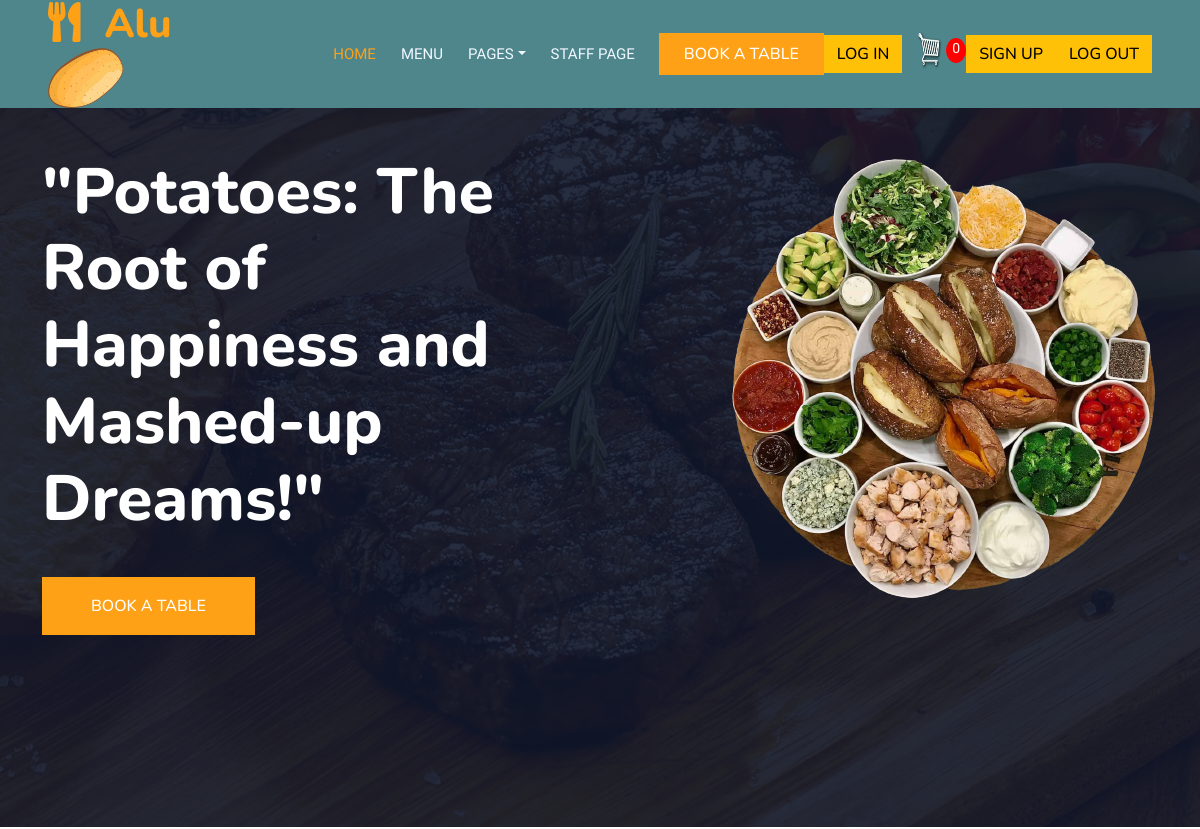
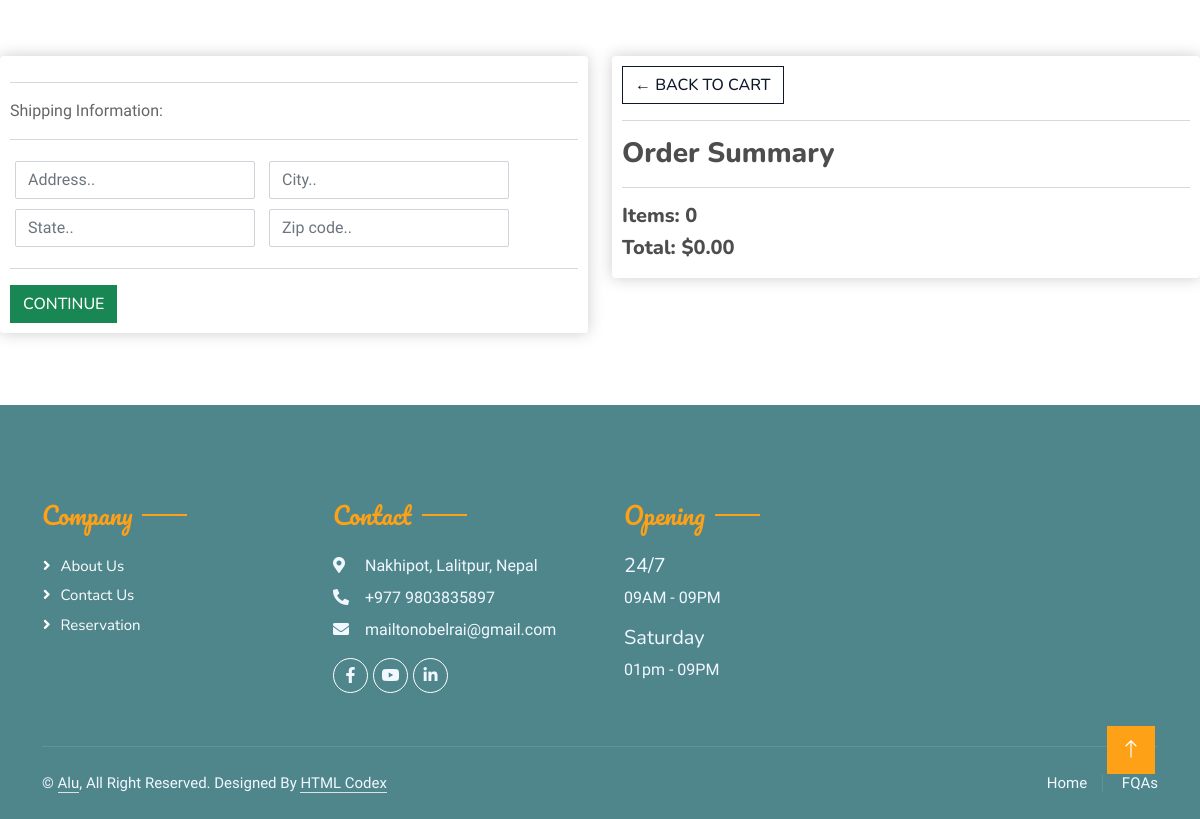
/checkout/ (signed in), run on an earlier commit of the app's database (2 pictures, top to bottom).
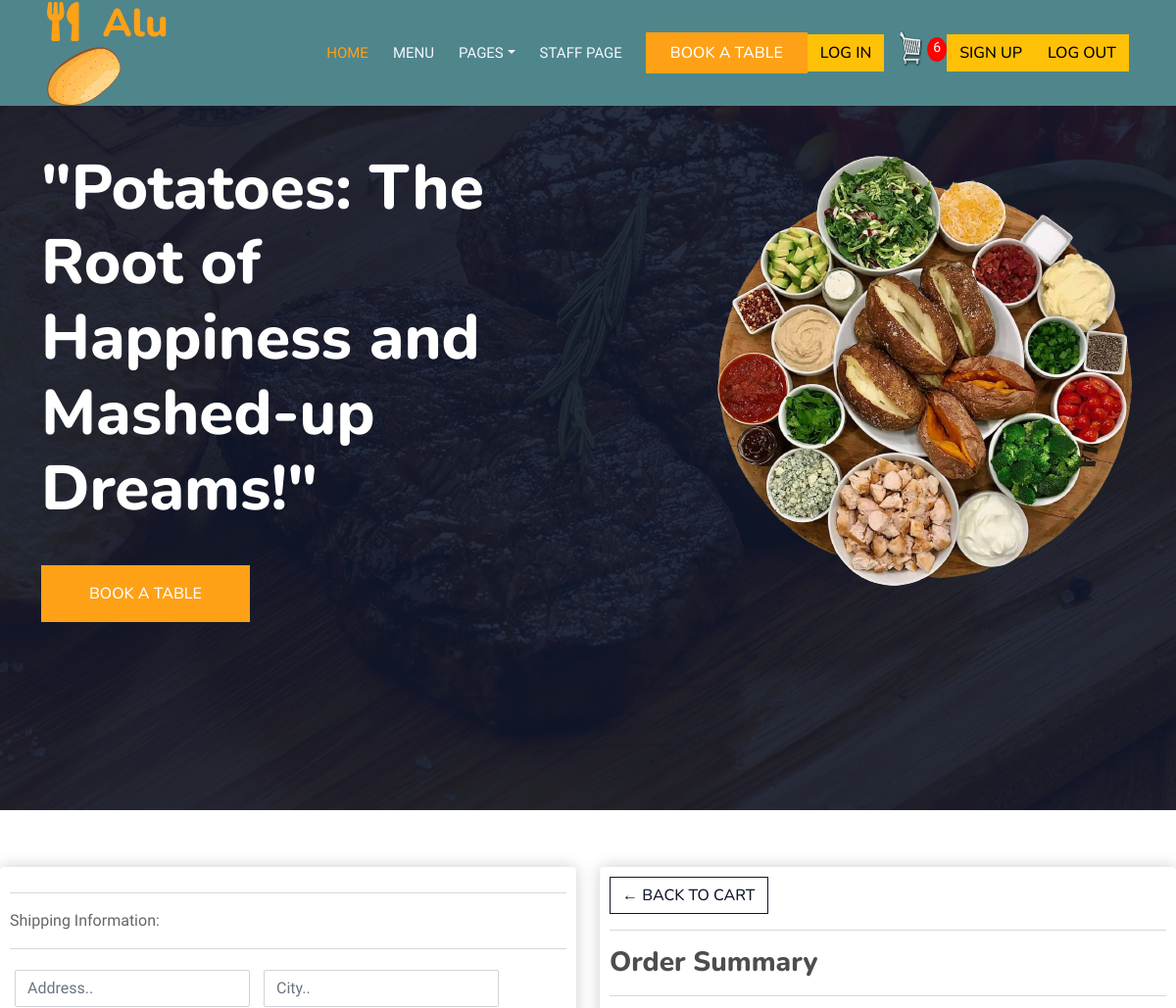
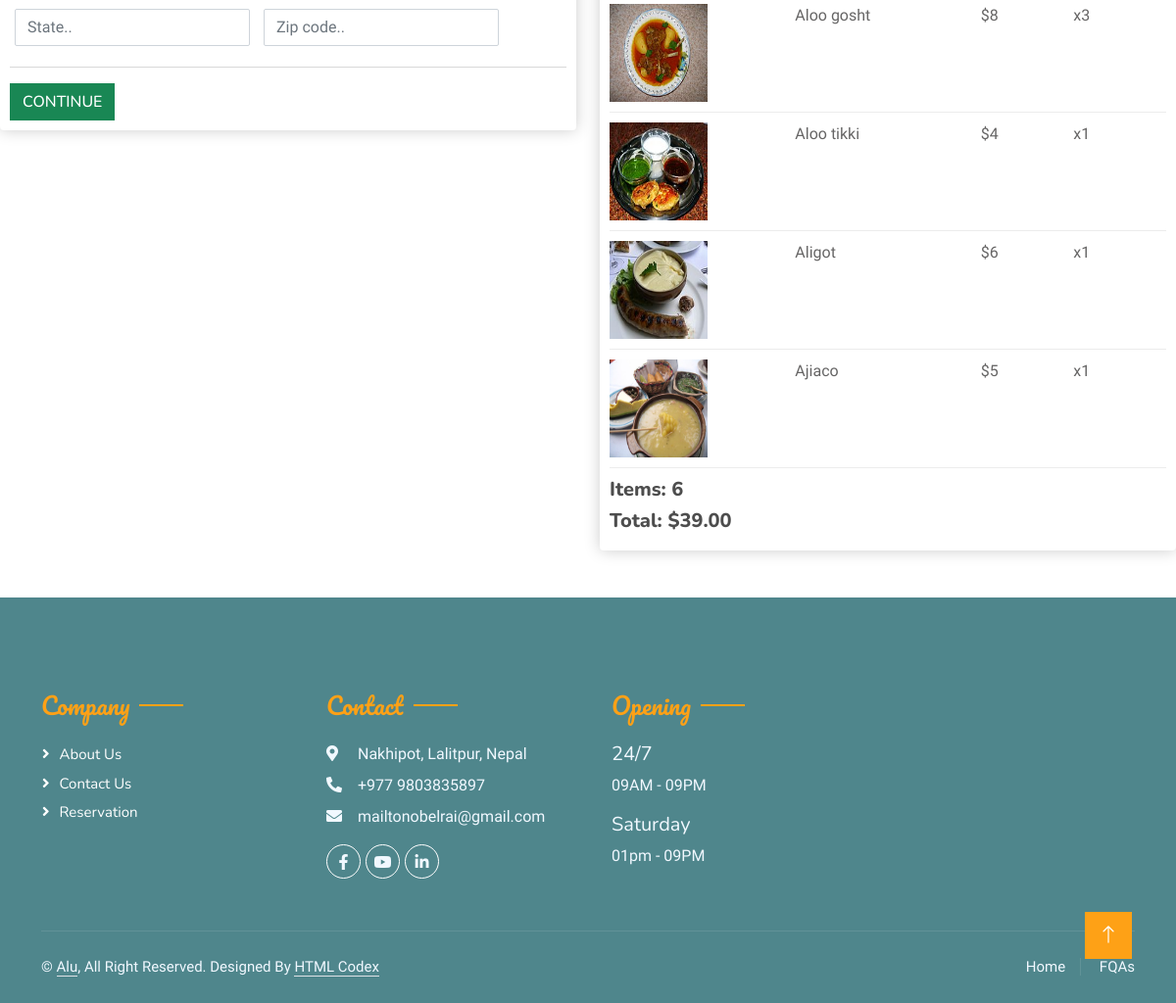
And on a later commit of the database (2 pictures, top to bottom).
### home/models.py (models this page shows, shortened)
class Order(models.Model):
    customer = models.ForeignKey(Customer, on_delete=models.SET_NULL, null=True, blank=True)
    date_ordered = models.DateTimeField(auto_now_add=True)
    complete = models.BooleanField(default=False)
    transaction_id = models.CharField(max_length=100, null=True)
    @property
    def get_cart_total(self):
        order_items = self.orderitem_set.all()
        total = sum([item.get_total for item in order_items])
        return total
    @property
    def get_cart_items(self):
        order_items = self.orderitem_set.all()
        total = sum([item.quantity for item in order_items])
        return total
    @property
    def shipping(self):
        shipping = False
        orderitems = self.orderitem_set.all()
        for i in orderitems:
            if not i.product.digital:
                shipping = True
                break
        return shipping

class OrderItem(models.Model):
    product = models.ForeignKey(Items, on_delete=models.SET_NULL, blank=True, null=True)
    order = models.ForeignKey(Order, on_delete=models.SET_NULL, null=True, blank=True)
    quantity = models.IntegerField(default=0, null=True, blank=True)
    date_added = models.DateTimeField(auto_now_add=True)
    @property
    def get_total(self):
        return self.quantity * self.product.price

class Items(models.Model):
    name = models.CharField(max_length=20)
    price = models.IntegerField()
    image = models.ImageField(null=True, blank=True, upload_to="images/")
    digital = models.BooleanField(default=False)

### home/views.py (the view, shortened to what this page needs)
# urls.py: path("checkout/", checkout, name="checkout"),
def checkout(request):
    if request.user.is_authenticated:
        customer = request.user.customer
        order, created = Order.objects.get_or_create(customer=customer, complete=False)
        items = order.orderitem_set.all()
        cart_items = order.get_cart_items
    context = {"items": items, "order": order, "cart_items":cart_items}
    return render(request, 'checkout.html', context)

### template/checkout.html (shortened to what this page needs)
{% extends 'base.html' %}
{% load static %}
{% block myblock %}
    <div class="row">
        <div class="col-lg-6">
            <div class="box-element" id="form-wrapper">
                <form id="form">
                    <div id="shipping-info">
                        <hr>
                        <p>Shipping Information:</p>
                        <hr>
                        <div class="form-field">
                            <input class="form-control" type="text" name="address" placeholder="Address..">
                        </div>
                        <div class="form-field">
                            <input class="form-control" type="text" name="city" placeholder="City..">
                        </div>
                        <div class="form-field">
                            <input class="form-control" type="text" name="state" placeholder="State..">
                        </div>
                        <div class="form-field">
                            <input class="form-control" type="text" name="zipcode" placeholder="Zip code..">
                        </div>
                    </div>
                    <hr>
                    <input id="form-button" class="btn btn-success btn-block" type="submit" value="Continue">
                </form>
            </div>
            <br>
        </div>
        <div class="col-lg-6">
            <div class="box-element">
                <a class="btn btn-outline-dark" href="{% url 'cart' %}">&#x2190; Back to Cart</a>
                <hr>
                <h3>Order Summary</h3>
                <hr>
                {% for item in items %}
                    <div class="cart-row">
                        <div style="flex:2"><img class="row-image" src="{{ item.product.image.url }}" style="height: 100px"></div>
                        <div style="flex:2"><p>{{ item.product.name }}</p></div>
                        <div style="flex:1"><p>${{ item.product.price }}</p></div>
                        <div style="flex:1"><p>x{{ item.quantity }}</p></div>
                    </div>
                {% endfor %}
                <h5>Items: {{ order.get_cart_items }}</h5>
                <h5>Total: ${{ order.get_cart_total|floatformat:2 }}</h5>
            </div>
        </div>
    </div>
{% endblock %}

What changed in the data, as far as the page shows it:
added OrderItem: product.image (picture), product.name "Aloo gosht", product.price "8", quantity "3"
added OrderItem: product.image (picture), product.name "Aloo tikki", product.price "4", quantity "1"
added OrderItem: product.image (picture), product.name "Aligot", product.price "6", quantity "1"
added OrderItem: product.image (picture), product.name "Ajiaco", product.price "5", quantity "1"
computed for Order: get_cart_items "0" → "6"; get_cart_total "0.00" → "39.00"
Also different on the page:
{{ cart_items }}: "0" → "6"
